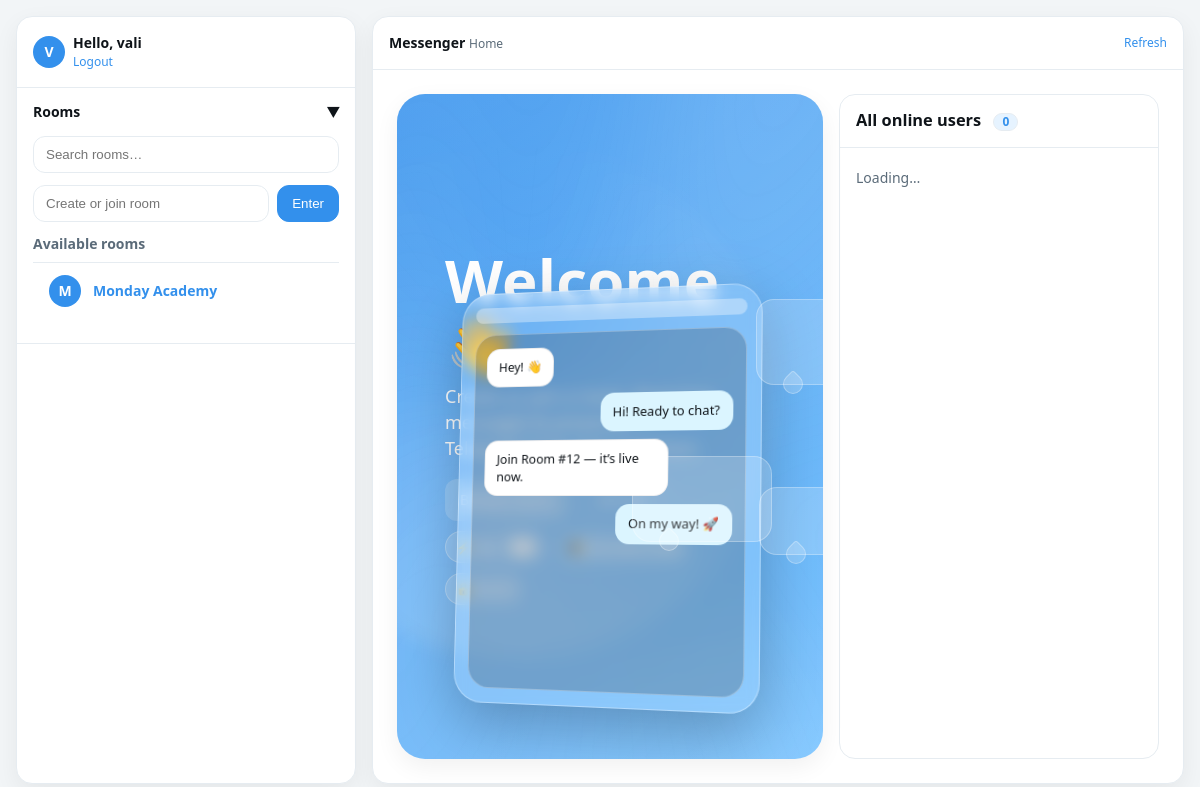
Screenshot of / (signed in) with the database file from the repository.
### chat/models.py (models this page shows, shortened)
class User(AbstractUser):
    pass

class Room(models.Model):
    name = models.CharField(max_length=255, unique=True)
    current_users = models.ManyToManyField("User", related_name="current_rooms", blank=True, through="RoomMembership")

### chat/views.py (the view)
# urls.py: path("", views.index, name="index"),
def index(request):
    if request.method == "POST":
        name = request.POST.get("name", "").strip()
        if name:
            room, _ = Room.objects.get_or_create(name=name)
            return HttpResponseRedirect(reverse("room", args=[room.pk]))
    rooms = Room.objects.all().order_by("name")
    return render(request, "chat/index.html", {"rooms": rooms})

### chat/templates/chat/index.html (shortened to what this page needs)
<!doctype html>
<html lang="en">
<head>
</head>
<body>
  <div class="app">
    <aside class="sidebar" aria-label="Sidebar">
      <div class="sb-head">
        {% if user.is_authenticated %}
          <div class="avatar">{{ user.username|slice:":1"|upper }}</div>
          <div>
            <div class="greet">Hello, {{ user.username }}</div>
            <div class="chip"><a href="{% url 'logout' %}">Logout</a></div>
          </div>
        {% else %}
          <div class="avatar">?</div>
          <div>
            <div class="greet"><a href="{% url 'login' %}">Login</a> · <a href="{% url 'signup' %}">Sign up</a></div>
            <div class="chip">Welcome</div>
          </div>
        {% endif %}
      </div>
      <details class="accordion" id="acc-rooms" open>
        <summary>
          <span>Rooms</span>
          <span class="chev">▶</span>
        </summary>
        <div class="acc-body">
          <div class="search">
            <input type="text" placeholder="Search rooms…" oninput="filterRooms(this.value)">
          </div>
          <form class="room-form" method="post">{% csrf_token %}
            <input name="name" type="text" placeholder="Create or join room">
            <button class="btn" type="submit">Enter</button>
          </form>
          <div class="acc-body-inner">
            <h2 style="padding:0 0 8px; margin:0; font-size:14px; color:var(--muted)">Available rooms</h2>
            <ul class="rooms" id="room-list">
              {% for r in rooms %}
                <li>
                  <a class="room-item" href="{% url 'room' r.pk %}">
                    <div class="avatar" aria-hidden="true">{{ r.name|slice:":1"|upper }}</div>
                    <div><div class="rname">{{ r.name }}</div></div>
                  </a>
                </li>
              {% empty %}
                <li><div class="room-item"><div class="chip">No rooms yet</div></div></li>
              {% endfor %}
            </ul>
          </div>
        </div>
      </details>
    </aside>
    <main class="main">
      <div class="main-head">
        <div><strong>Messenger</strong> <span class="chip">Home</span></div>
        <div class="chip"><a href="{% url 'index' %}">Refresh</a></div>
      </div>
      <div class="main-body">
        <section class="hero hero-xl" id="hero">
          <div class="hero-copy">
            <h1 class="hero-title">Welcome 👋</h1>
            <p class="hero-subtitle">
              Create or join a room. Real-time messages & presence — Telegram-style, fast and clean.
            </p>
            <div class="hero-cta">
              <a class="btn hero-btn" href="#room-list">Browse rooms</a>
              <a class="btn ghost" href="{% url 'index' %}">Refresh</a>
              <span class="pill">⚡ Live <span class="badge" id="online-count-hero">0</span></span>
              <span class="pill">🌓 Auto dark mode</span>
              <span class="pill">🔒 Secure</span>
            </div>
          </div>
          <div class="hero-art" aria-hidden="true">
            <div class="ring"></div>
            <div class="phone">
              <div class="statusbar"></div>
              <div class="screen">
                <div class="bubble them">Hey! 👋</div>
                <div class="bubble me">Hi! Ready to chat?</div>
                <div class="bubble them">Join Room #12 — it’s live now.</div>
                <div class="bubble me">On my way! 🚀</div>
              </div>
            </div>
            <div class="cloud c1"></div>
            <div class="cloud c2"></div>
            <div class="cloud c3"></div>
          </div>
        </section>
        <section class="panel">
          <h3>All online users <span class="badge" id="online-count-panel">0</span></h3>
          <ul id="online-users"><li style="color:var(--muted); padding:12px 16px">Loading…</li></ul>
        </section>
      </div>
    </main>
  </div>
</body>
</html>

### rows the page displays
User: username "V", username "vali"
Room: name "M", name "Monday Academy"
